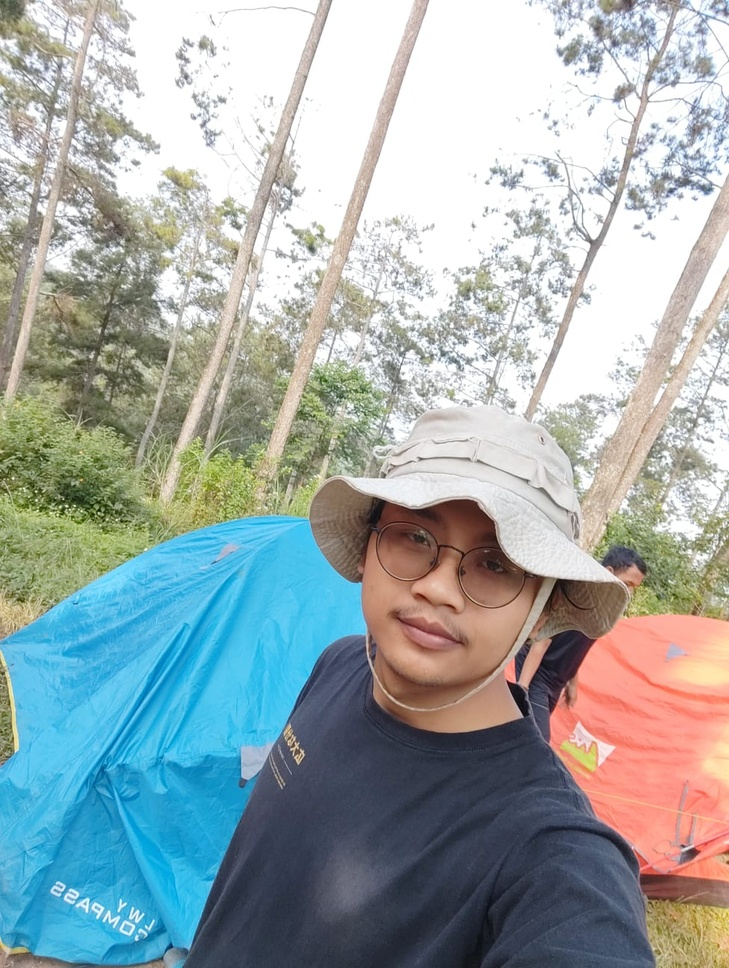
#> input picture 2.jpg, 729 x 968 px, shrunk from 976 x 1296 before the run
$ python translation.py
#> lines starting #> are read from the running program, lines starting #| are printed output that depends on the picture
import cv2 as cv
import numpy as np
import matplotlib.pyplot as plt

image = cv.imread("2.jpg")
#> image is the input picture: shape (968, 729, 3); mean B, G, R 171.5, 170.9, 159.1
h, w = image.shape[:2]
#> h = 968; w = 729
half_height, half_width = h // 4, w // 8
#> half_height = 242; half_width = 91
transition_matrix = np.float32([[1, 0, half_width],
                                [0, 1, half_height]])
#> transition_matrix = [[1, 0, 91], [0, 1, 242]]

img_transition = cv.warpAffine(image,
                               transition_matrix,
                               (w, h))
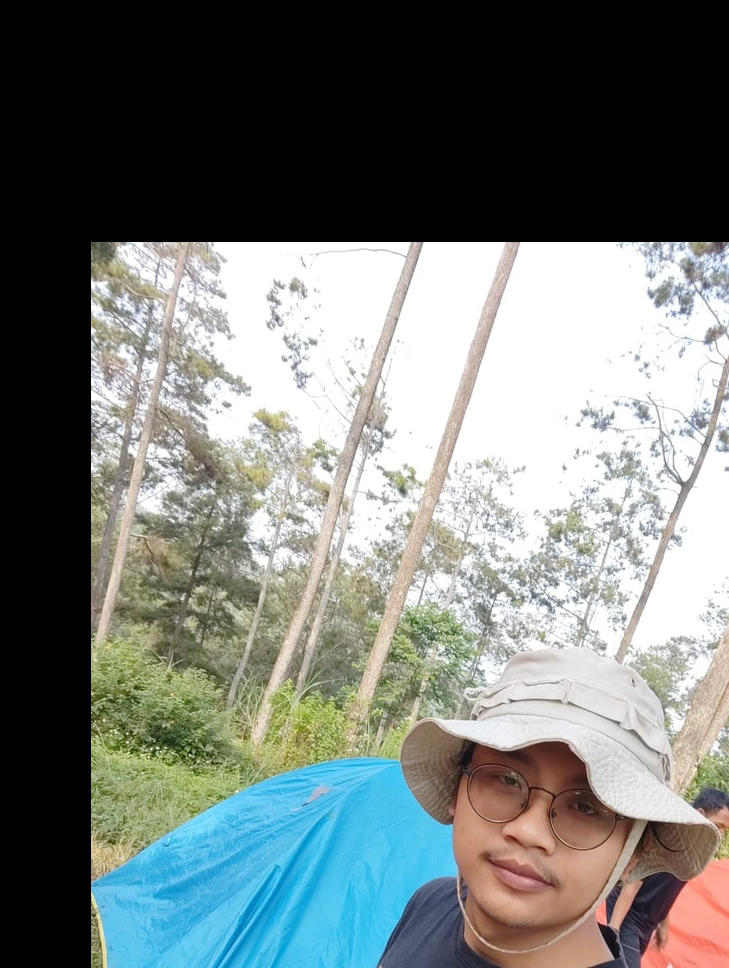
#> img_transition: shape (968, 729, 3); mean B, G, R 121.1, 124.2, 118.1

plt.imshow(cv.cvtColor(img_transition, cv.COLOR_BGR2RGB))
plt.title("Translation")
plt.axis('off')
plt.show()
